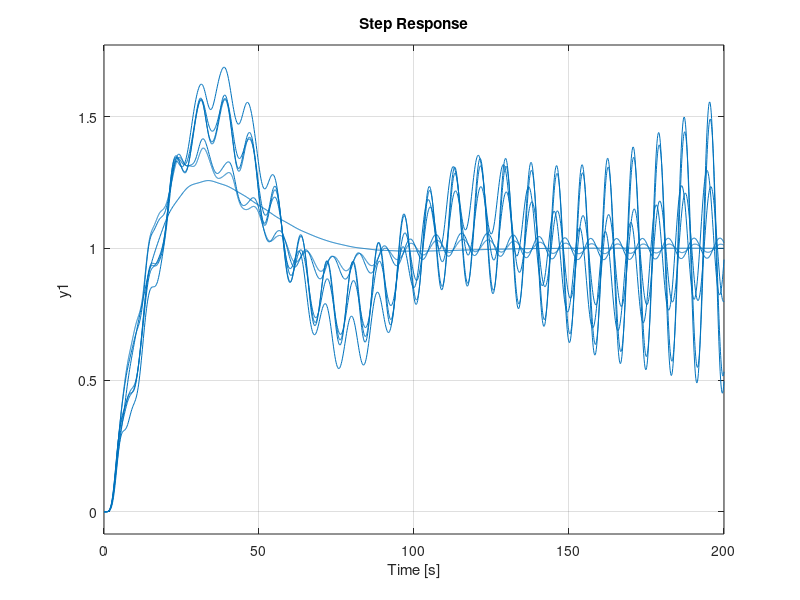
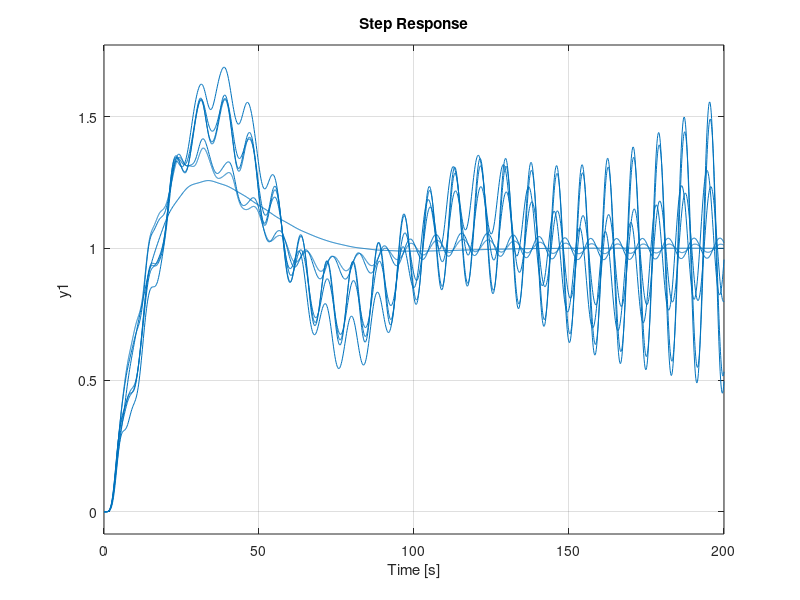
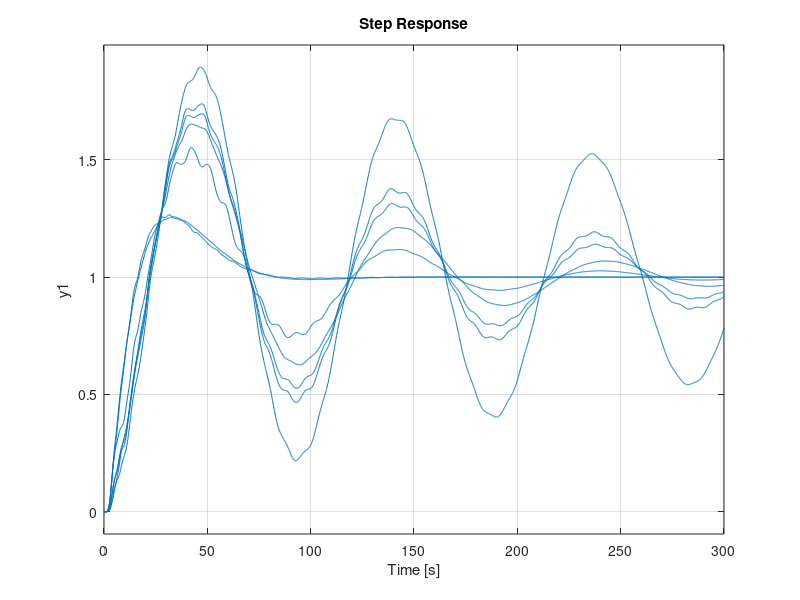

Write the MATLAB code that produced these figures, in order.
## Anderson, B.D.O (1989) Controller Reduction: Concepts and Approaches, IEEE Transactions of Automatic Control

A = [ -0.161      -6.004      -0.58215    -9.9835     -0.40727    -3.982       0.0         0.0
       1.0         0.0         0.0         0.0         0.0         0.0         0.0         0.0
       0.0         1.0         0.0         0.0         0.0         0.0         0.0         0.0
       0.0         0.0         1.0         0.0         0.0         0.0         0.0         0.0
       0.0         0.0         0.0         1.0         0.0         0.0         0.0         0.0
       0.0         0.0         0.0         0.0         1.0         0.0         0.0         0.0
       0.0         0.0         0.0         0.0         0.0         1.0         0.0         0.0
       0.0         0.0         0.0         0.0         0.0         0.0         1.0         0.0     ];

B = [  1.0
       0.0  
       0.0  
       0.0  
       0.0  
       0.0  
       0.0  
       0.0 ];

C = [  0.0         0.0         6.4432e-3   2.3196e-3   7.1252e-2   1.0002      0.10455     0.99551 ];

G = ss (A, B, C);


H = [  0.0         0.0         0.0         0.0         0.55       11.0         1.32       18.0     ];

q1 = 1e-6;
q2 = 100;   # [100, 1000, 2000]

Q = q1 * H.' * H;
%Q = q1 * (H.' * H);
R = 1;

W = q2 * B * B.';
V = 1;

F = lqr (G, Q, R)
L = lqr (G.', W, V).'
%[~, L] = kalman (G, W, V)

%{
[Kr, info] = fwcfconred (G, F, L, "cf", "right")

figure (1)
T = feedback (G*Kr)
step (T, 150)
%}

figure (1)
clf

for k = 8:-1:2
  Kr = cfconred (G, F, L, k);
  T = feedback (G*Kr);
  step (T, 200)
  hold on
endfor

hold off

figure (2)
clf

for k = 8:-1:2
  Kr = cfconred (G, F, L, k, 'method', 'bfsr-spa');
  T = feedback (G*Kr);
  step (T, 200)
  hold on
endfor

hold off


figure (3)
clf

for k = 8:-1:2
  Kr = fwcfconred (G, F, L, k);
  T = feedback (G*Kr);
  step (T, 300)
  hold on
endfor

hold off
